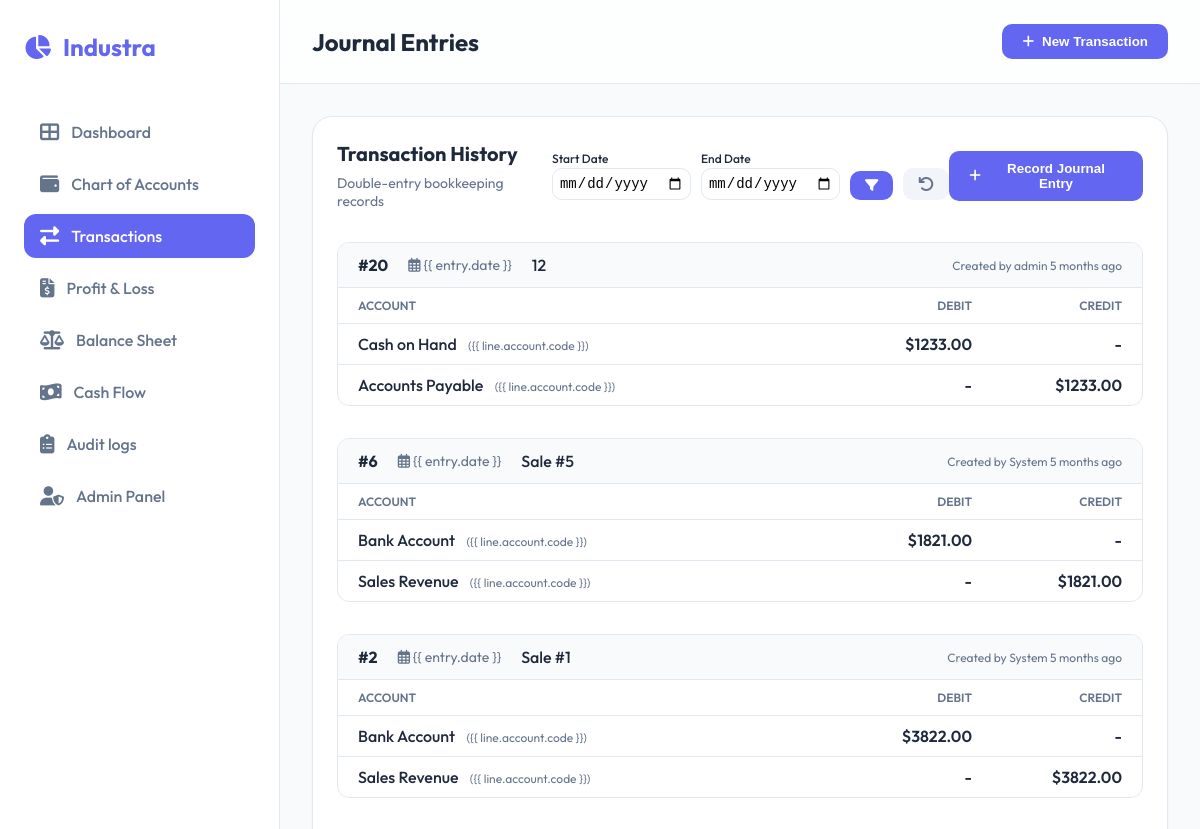
The app's page /transactions/ (signed in, upper part), older data.
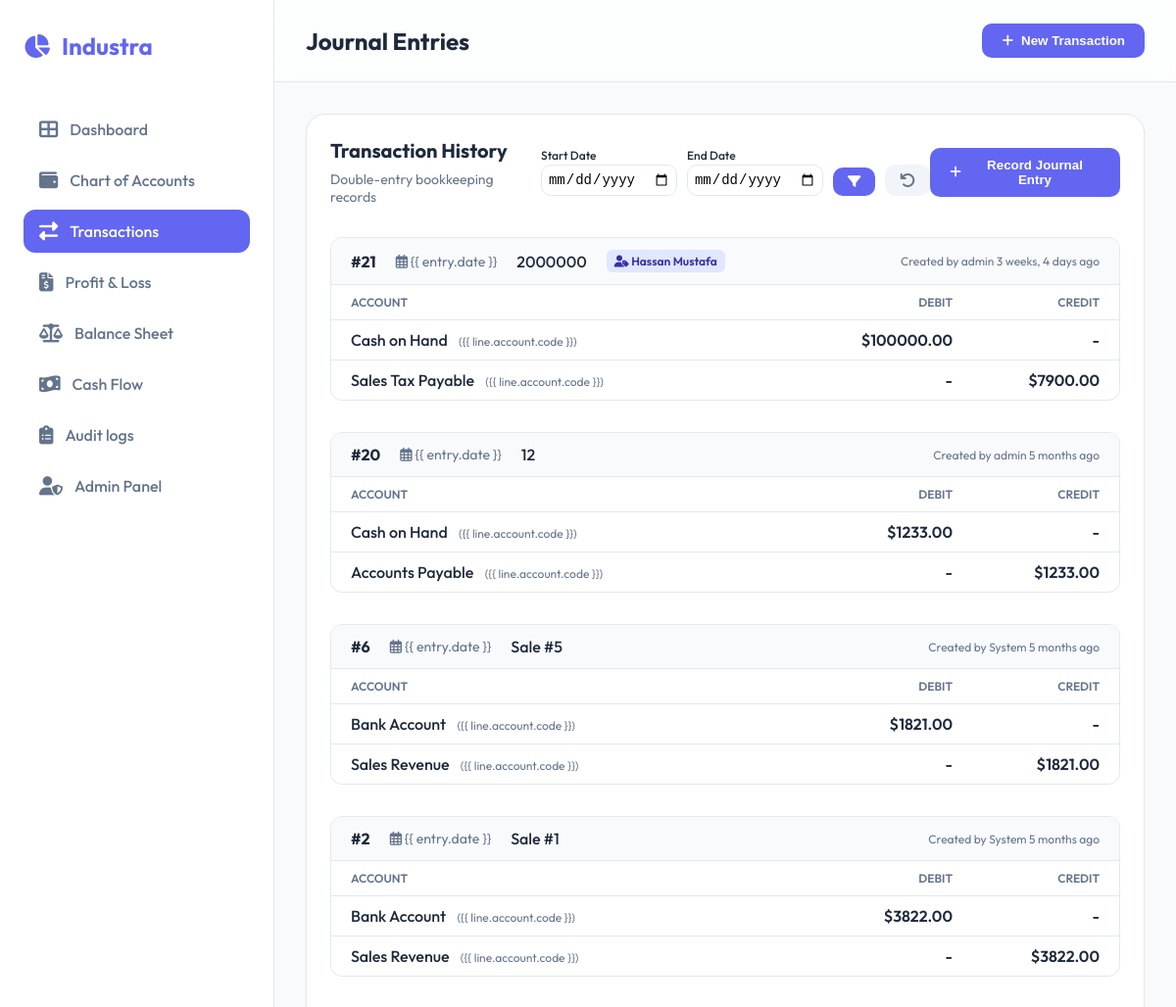
The same page, newer data.
### accounting/models.py (models this page shows, shortened)
class JournalEntry(models.Model):
    date = models.DateField()
    description = models.TextField()
    contact = models.ForeignKey(Contact, on_delete=models.SET_NULL, null=True, blank=True)
    created_by = models.ForeignKey(User, on_delete=models.SET_NULL, null=True)
    created_at = models.DateTimeField(auto_now_add=True)
    updated_at = models.DateTimeField(auto_now=True)
    class Meta:
        verbose_name_plural = "Journal Entries"

class JournalEntryLine(models.Model):
    journal_entry = models.ForeignKey(JournalEntry, related_name='lines', on_delete=models.CASCADE)
    account = models.ForeignKey(Account, related_name='lines', on_delete=models.CASCADE)
    debit = models.DecimalField(max_digits=15, decimal_places=2, default=0)
    credit = models.DecimalField(max_digits=15, decimal_places=2, default=0)

class Account(models.Model):
    ACCOUNT_TYPES = [
        ('ASSET', 'Asset'),
        ('LIABILITY', 'Liability'),
        ('EQUITY', 'Equity'),
        ('REVENUE', 'Revenue'),
        ('EXPENSE', 'Expense'),
    ]
    code = models.CharField(max_length=20, unique=True)
    name = models.CharField(max_length=100)
    account_type = models.CharField(max_length=20, choices=ACCOUNT_TYPES)
    description = models.TextField(blank=True, null=True)

class Contact(models.Model):
    TYPES = [('CUSTOMER', 'Customer'), ('VENDOR', 'Vendor')]
    name = models.CharField(max_length=200)
    contact_type = models.CharField(max_length=20, choices=TYPES)
    email = models.EmailField(blank=True)
    phone = models.CharField(max_length=20, blank=True)
    address = models.TextField(blank=True)

### accounting/views.py (the view)
# urls.py: path('transactions/', views.transactions_list, name='transactions_list'),
@login_required
def transactions_list(request):
    entries = JournalEntry.objects.all().select_related('contact', 'created_by').prefetch_related('lines__account').order_by('-date', '-created_at')
    start_date = request.GET.get('start_date')
    end_date = request.GET.get('end_date')
    if start_date:
        entries = entries.filter(date__gte=start_date)
    if end_date:
        entries = entries.filter(date__lte=end_date)
    return render(request, 'accounting/transactions_list.html', {
        'entries': entries,
        'start_date': start_date,
        'end_date': end_date
    })

### accounting/templates/accounting/transactions_list.html (shortened to what the changed rows need)
{% extends 'accounting/base.html' %}
{% block page_title %}Journal Entries{% endblock %}
{% block content %}
<div class="card">
    {% for entry in entries %}
    <div style="margin-bottom: 2rem; border: 1px solid var(--border); border-radius: 12px; overflow: hidden;">
        <div
            style="background: #f8fafc; padding: 12px 20px; border-bottom: 1px solid var(--border); display: flex; justify-content: space-between; align-items: center;">
            <div style="display: flex; gap: 20px; align-items: center;">
                <span style="font-weight: 700; color: var(--text-dark);">#{{ entry.id }}</span>
                <span style="color: var(--text-light); font-size: 0.875rem;"><i class="far fa-calendar-alt"></i> {{
                    entry.date }}</span>
                <span style="font-weight: 500;">{{ entry.description }}</span>
                {% if entry.contact %}
                <span class="badge badge-primary"><i class="fas fa-user-tag"></i> {{ entry.contact.name }}</span>
                {% endif %}
            </div>
            <div style="font-size: 0.75rem; color: var(--text-light);">
                Created by {{ entry.created_by|default:"System" }} {{ entry.created_at|timesince }} ago
            </div>
        </div>
        <table style="margin-top: 0;">
            <thead>
                <tr style="background: white;">
                    <th style="padding: 10px 20px; font-size: 0.75rem;">ACCOUNT</th>
                    <th style="padding: 10px 20px; font-size: 0.75rem; text-align: right; width: 150px;">DEBIT</th>
                    <th style="padding: 10px 20px; font-size: 0.75rem; text-align: right; width: 150px;">CREDIT</th>
                </tr>
            </thead>
            <tbody>
                {% for line in entry.lines.all %}
                <tr>
                    <td style="padding: 10px 20px;">
                        <span style="font-weight: 500;">{{ line.account.name }}</span>
                        <span style="font-size: 0.75rem; color: var(--text-light); margin-left: 8px;">({{
                            line.account.code }})</span>
                    </td>
                    <td style="padding: 10px 20px; text-align: right; font-weight: 600;">
                        {% if line.debit > 0 %}${{ line.debit|floatformat:2 }}{% else %}-{% endif %}
                    </td>
                    <td style="padding: 10px 20px; text-align: right; font-weight: 600;">
                        {% if line.credit > 0 %}${{ line.credit|floatformat:2 }}{% else %}-{% endif %}
                    </td>
                </tr>
                {% endfor %}
            </tbody>
        </table>
    </div>
    {% empty %}
    <div style="text-align: center; padding: 4rem;">
        <p style="color: var(--text-light);">No transactions recorded yet.</p>
    </div>
    {% endfor %}
</div>
{% endblock %}

Row changes from the older to the newer data that the page shows:
added JournalEntry: id "21", description "2000000", contact.name "Hassan Mustafa", created_by "admin", created_at "3 weeks, 4 days"
added JournalEntryLine: account.name "Cash on Hand", debit "100000.00", shown under "21"
added JournalEntryLine: account.name "Sales Tax Payable", credit "7900.00", shown under "21"
